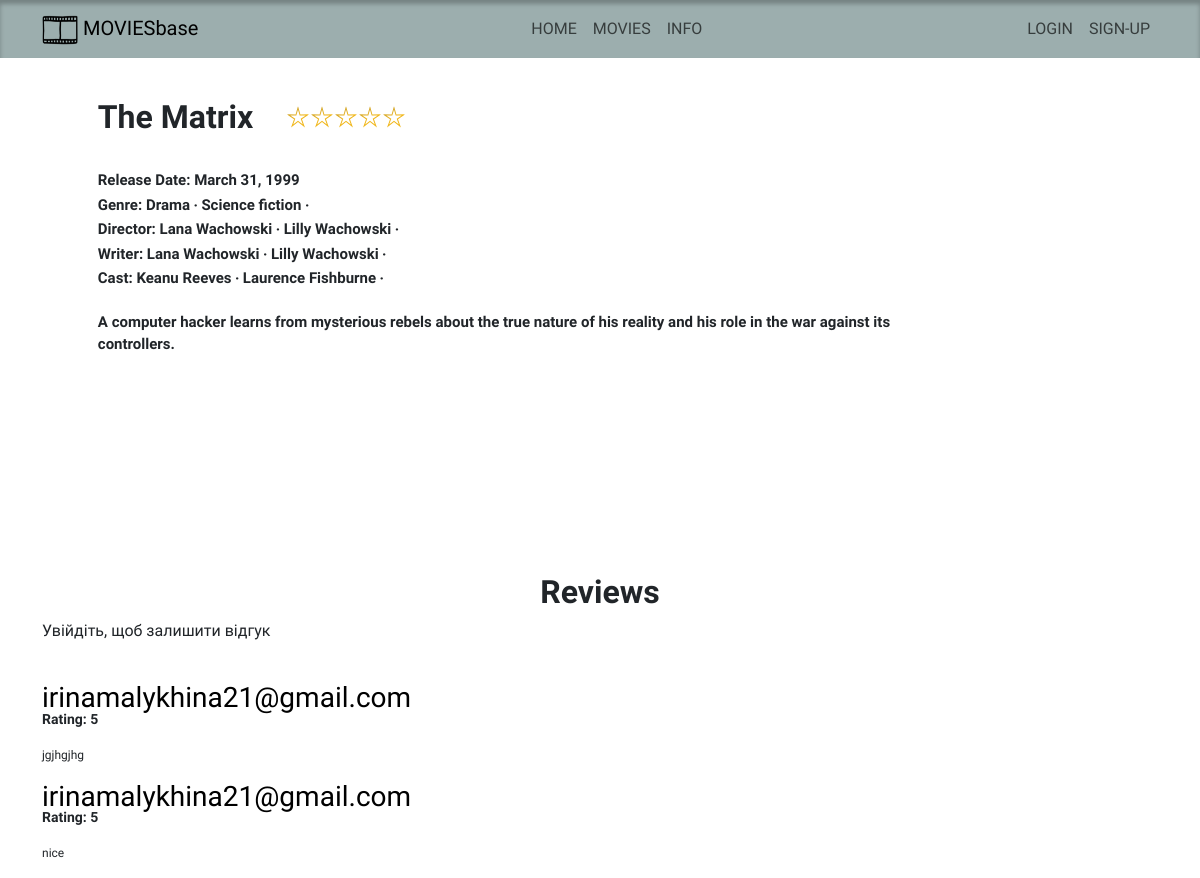
Page /movie/1/ on the earlier database version.
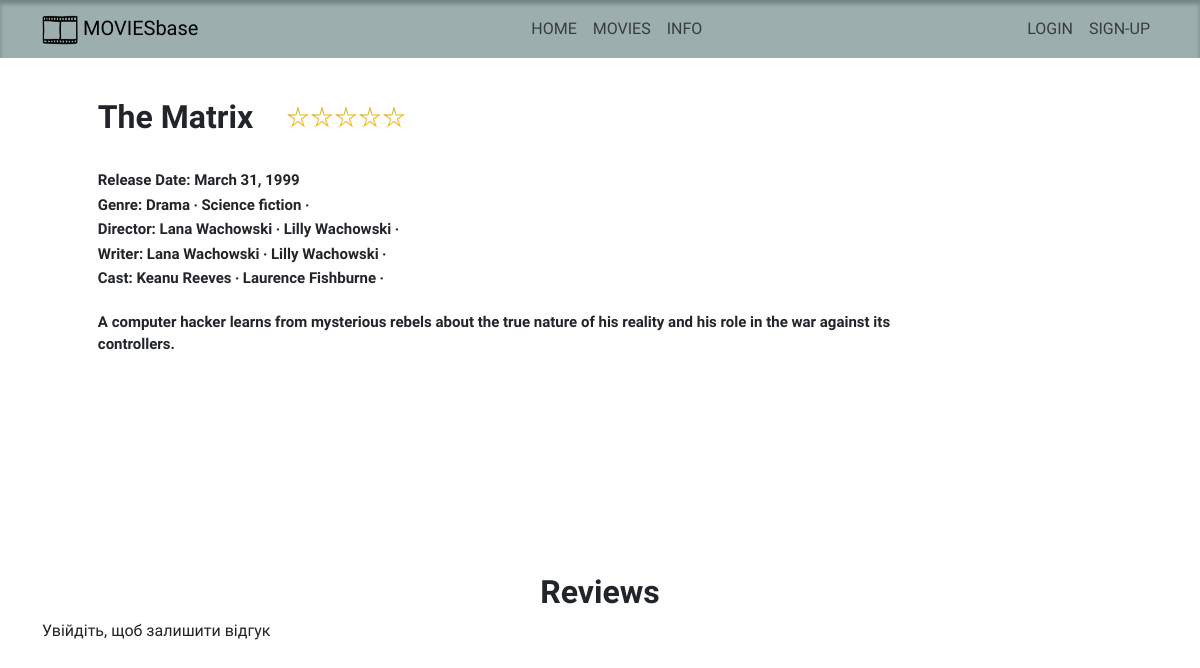
Same page on the later database version.
### catalog/models.py (models this page shows, shortened)
class Genre(models.Model):
    name = models.CharField(max_length=255)
    def __str__(self):
        return self.name

class Director(models.Model):
    first_name = models.CharField(max_length=255, default=' ')
    last_name = models.CharField(max_length=255, default=' ')
    def __str__(self):
        return f"{self.first_name} {self.last_name}"

class Writer(models.Model):
    first_name = models.CharField(max_length=255, default=' ')
    last_name = models.CharField(max_length=255, default=' ')
    def __str__(self):
        return f"{self.first_name} {self.last_name}"

class Actor(models.Model):
    first_name = models.CharField(max_length=255, default=' ')
    last_name = models.CharField(max_length=255, default=' ')
    def __str__(self):
        return f"{self.first_name} {self.last_name}"

class Review(models.Model):
    user = models.ForeignKey(User, on_delete=models.CASCADE)
    rating = models.PositiveIntegerField()
    movie = models.ForeignKey(Movie, on_delete=models.CASCADE, blank=True, null=True)
    comment = models.TextField()
    created_at = models.DateTimeField(auto_now_add=True)
    updated_at = models.DateTimeField(auto_now=True)

### catalog/views.py (the view, shortened to what this page needs)
# urls.py: path('<int:id>/', views.movie, name='movie'),
def movie(request, id):
    movie = Movie.objects.get(id=id)
    review = Review.objects.filter(movie=movie).order_by('-created_at')
    form = ReviewForm()
    try:
        favs, created = Favourite.objects.get_or_create(user=request.user)
        saved, created = Saved.objects.get_or_create(user=request.user)
        favs = True if movie in favs.movies.all() else False
        saved = True if movie in saved.movies.all() else False
    except:
        favs, saved = False, False
    return render(request, 'catalog/movie_page.html', {'movie': movie, 'form': form, 'reviews': review, 'favs': favs, 'saved': saved})

### users/context_processors.py (called while the page is built)
def signup_form(request):
    form = SignUpForm()
    if request.method == 'POST':
        form = SignUpForm(request.POST)
    return {'signup_form': form}

### catalog/templates/catalog/movie_page.html (shortened to what this page needs)
{% extends 'main/header_layout.html' %}
{% load static %}
{% block style %}
    <link rel="stylesheet" type="text/css" href="{% static 'catalog/css/movie_page.css' %}">
{% endblock %}
{% block content %}
<main>
        <div class="container">
            <section>
                <div class="movie_info">
                    <div class="info">
                        <div class="title">
                            <h2>{{movie.title}}</h2>
                            <div class="star-container">
                                <label for="five">
                                    <svg class="star">
                                        <use xlink:href="#star" />
                                    </svg>
                                </label>
                                <label for="four">
                                    <svg class="star">
                                        <use xlink:href="#star" />
                                    </svg>
                                </label>
                                <label for="three">
                                    <svg class="star">
                                        <use xlink:href="#star" />
                                    </svg>
                                </label>
                                <label for="two">
                                    <svg class="star">
                                        <use xlink:href="#star" />
                                    </svg>
                                </label>
                                <label for="one">
                                    <svg class="star">
                                        <use xlink:href="#star" />
                                    </svg>
                                </label>
                            </div>
                        </div>
                        <div class="movie-details">
                            <p>Release Date: <span>{{movie.release_date}}</span></p>
                            <p>Genre: <span>{% for genre in movie.genre.all %} {{genre}} ‧{% endfor %}</span></p>
                            <p>Director: <span>{% for director in movie.director.all %} {{director}} ‧{% endfor %}</span></p>
                            <p>Writer: <span>{% for writer in movie.writer.all %} {{writer}} ‧{% endfor %}</span></p>
                            <p>Cast: <span>{% for actor in movie.actor.all %} {{actor}} ‧{% endfor %}</span></p>
                            <p class="text">{{movie.description}}</p>
                          </div>
                    </div>
                </div>
            </section>
            <section class="reviews">
                <h2>Reviews</h2>
                {% if user.is_authenticated and not user.is_superuser%}
                <form method="post">
                    {% csrf_token %}
                    {{form.as_p}}
                    <input type="submit" value="Submit">
                </form>
                 {% else %}
                <a href="{% url 'login_user' %}" class="nav-link waves-effect" data-toggle="modal"
                       data-target="#exampleModal">Увійдіть, щоб залишити відгук</a>
                {% endif %}
                <div class="user-reviews">
                    {% for review in reviews%}
                    <div class="review">
                        <h3>{{review.user.username}}</h3>
                        <p class="rating">Rating: {{review.rating}}</p>
                        <p class="review-text">{{review.comment}}</p>
                    </div>
                    {%endfor%}
                </div>
        </section>
            </div>
    </main>
{% endblock %}

Differences in the rows shown:
removed Review: user.username "irinamalykhina21@gmail.com", rating "5", comment "jgjhgjhg"
removed Review: user.username "irinamalykhina21@gmail.com", rating "5", comment "nice"
